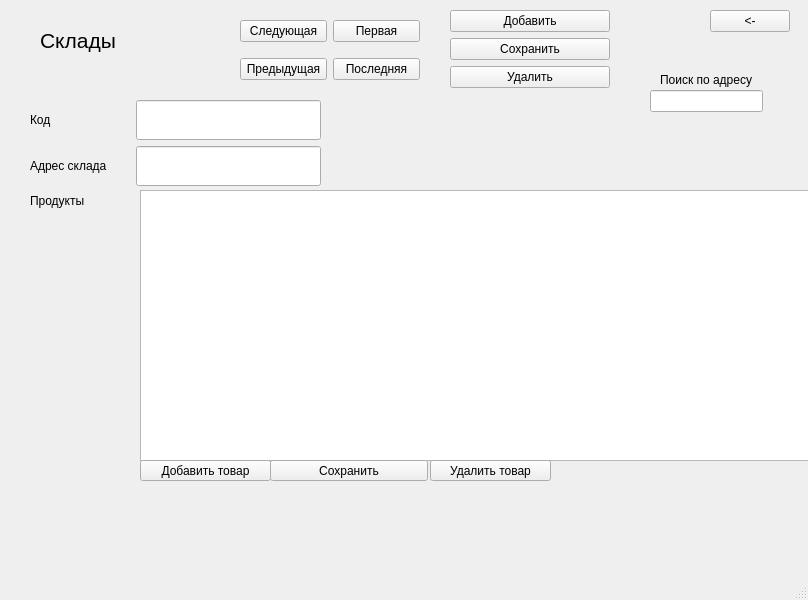
<?xml version="1.0" encoding="UTF-8"?>
<ui version="4.0">
 <class>MainWindow</class>
 <widget class="QMainWindow" name="MainWindow">
  <property name="geometry">
   <rect>
    <x>0</x>
    <y>0</y>
    <width>808</width>
    <height>600</height>
   </rect>
  </property>
  <property name="windowTitle">
   <string>Склады</string>
  </property>
  <widget class="QWidget" name="centralwidget">
   <widget class="QPushButton" name="b_back">
    <property name="geometry">
     <rect>
      <x>710</x>
      <y>10</y>
      <width>80</width>
      <height>22</height>
     </rect>
    </property>
    <property name="text">
     <string>&lt;-</string>
    </property>
   </widget>
   <widget class="QWidget" name="gridLayoutWidget">
    <property name="geometry">
     <rect>
      <x>240</x>
      <y>10</y>
      <width>180</width>
      <height>80</height>
     </rect>
    </property>
    <layout class="QGridLayout" name="gridLayout">
     <item row="1" column="0">
      <widget class="QPushButton" name="b_prev">
       <property name="text">
        <string>Предыдущая</string>
       </property>
      </widget>
     </item>
     <item row="0" column="0">
      <widget class="QPushButton" name="b_next">
       <property name="text">
        <string>Следующая</string>
       </property>
      </widget>
     </item>
     <item row="0" column="1">
      <widget class="QPushButton" name="b_first">
       <property name="text">
        <string>Первая</string>
       </property>
      </widget>
     </item>
     <item row="1" column="1">
      <widget class="QPushButton" name="b_last">
       <property name="text">
        <string>Последняя</string>
       </property>
      </widget>
     </item>
    </layout>
   </widget>
   <widget class="QWidget" name="gridLayoutWidget_2">
    <property name="geometry">
     <rect>
      <x>450</x>
      <y>10</y>
      <width>160</width>
      <height>80</height>
     </rect>
    </property>
    <layout class="QGridLayout" name="gridLayout_2">
     <item row="2" column="0">
      <widget class="QPushButton" name="b_delete">
       <property name="text">
        <string>Удалить</string>
       </property>
      </widget>
     </item>
     <item row="0" column="0">
      <widget class="QPushButton" name="b_add">
       <property name="text">
        <string>Добавить</string>
       </property>
      </widget>
     </item>
     <item row="1" column="0">
      <widget class="QPushButton" name="b_save">
       <property name="text">
        <string>Сохранить</string>
       </property>
      </widget>
     </item>
    </layout>
   </widget>
   <widget class="QLabel" name="label">
    <property name="geometry">
     <rect>
      <x>40</x>
      <y>10</y>
      <width>141</width>
      <height>61</height>
     </rect>
    </property>
    <property name="font">
     <font>
      <pointsize>16</pointsize>
     </font>
    </property>
    <property name="frameShape">
     <enum>QFrame::NoFrame</enum>
    </property>
    <property name="text">
     <string>Склады</string>
    </property>
   </widget>
   <widget class="QWidget" name="gridLayoutWidget_3">
    <property name="geometry">
     <rect>
      <x>30</x>
      <y>100</y>
      <width>291</width>
      <height>88</height>
     </rect>
    </property>
    <layout class="QGridLayout" name="gridLayout_3">
     <item row="0" column="1">
      <widget class="QLineEdit" name="le_id">
       <property name="minimumSize">
        <size>
         <width>150</width>
         <height>40</height>
        </size>
       </property>
      </widget>
     </item>
     <item row="0" column="0">
      <widget class="QLabel" name="label_2">
       <property name="minimumSize">
        <size>
         <width>100</width>
         <height>0</height>
        </size>
       </property>
       <property name="text">
        <string>Код</string>
       </property>
      </widget>
     </item>
     <item row="1" column="0">
      <widget class="QLabel" name="label_4">
       <property name="minimumSize">
        <size>
         <width>100</width>
         <height>0</height>
        </size>
       </property>
       <property name="text">
        <string>Адрес склада</string>
       </property>
      </widget>
     </item>
     <item row="1" column="1">
      <widget class="QLineEdit" name="le_address">
       <property name="minimumSize">
        <size>
         <width>150</width>
         <height>40</height>
        </size>
       </property>
      </widget>
     </item>
    </layout>
   </widget>
   <widget class="QTableView" name="tw">
    <property name="geometry">
     <rect>
      <x>140</x>
      <y>190</y>
      <width>671</width>
      <height>271</height>
     </rect>
    </property>
   </widget>
   <widget class="QLabel" name="label_3">
    <property name="geometry">
     <rect>
      <x>30</x>
      <y>190</y>
      <width>81</width>
      <height>21</height>
     </rect>
    </property>
    <property name="text">
     <string>Продукты</string>
    </property>
   </widget>
   <widget class="QPushButton" name="b_add_detail">
    <property name="geometry">
     <rect>
      <x>140</x>
      <y>460</y>
      <width>131</width>
      <height>21</height>
     </rect>
    </property>
    <property name="text">
     <string>Добавить товар</string>
    </property>
   </widget>
   <widget class="QPushButton" name="b_delete_detail">
    <property name="geometry">
     <rect>
      <x>430</x>
      <y>460</y>
      <width>121</width>
      <height>21</height>
     </rect>
    </property>
    <property name="text">
     <string>Удалить товар</string>
    </property>
   </widget>
   <widget class="QPushButton" name="b_save_2">
    <property name="geometry">
     <rect>
      <x>270</x>
      <y>460</y>
      <width>158</width>
      <height>21</height>
     </rect>
    </property>
    <property name="text">
     <string>Сохранить</string>
    </property>
   </widget>
   <widget class="QLineEdit" name="le_search">
    <property name="geometry">
     <rect>
      <x>650</x>
      <y>90</y>
      <width>113</width>
      <height>22</height>
     </rect>
    </property>
   </widget>
   <widget class="QLabel" name="label_5">
    <property name="geometry">
     <rect>
      <x>660</x>
      <y>70</y>
      <width>111</width>
      <height>20</height>
     </rect>
    </property>
    <property name="text">
     <string>Поиск по адресу</string>
    </property>
   </widget>
  </widget>
  <widget class="QMenuBar" name="menubar">
   <property name="geometry">
    <rect>
     <x>0</x>
     <y>0</y>
     <width>808</width>
     <height>19</height>
    </rect>
   </property>
  </widget>
  <widget class="QStatusBar" name="statusbar"/>
 </widget>
 <resources/>
 <connections/>
</ui>
